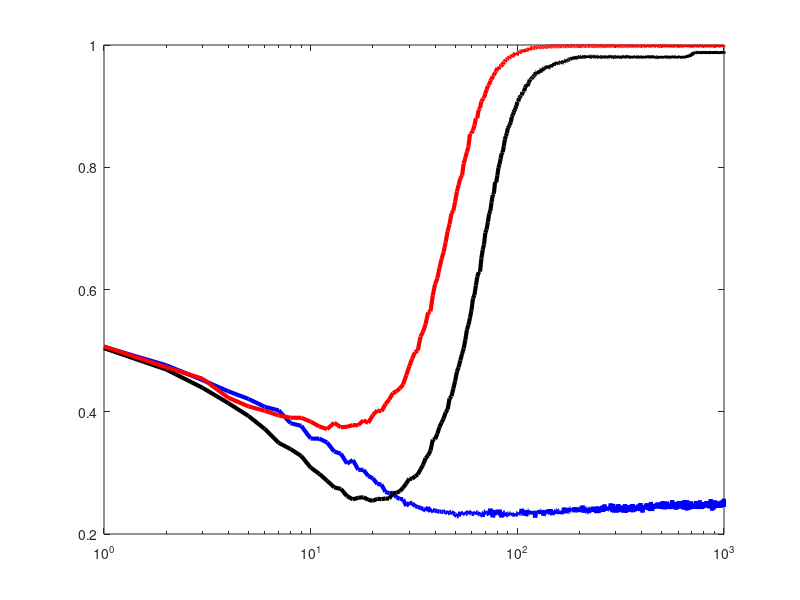

This chart was generated by the following MATLAB code: (Note: this script raises an error after producing the figure.)
% This function generates the figures that explore the effect changing the population size
% Figures are reported in section 2 of the supplementary material.


clear all
close all
clc
load ContentOfGOssip_populationSize.mat

commstypes=['riz';'rep';'all';'onc'];
gossiptarget=['ri';'rp';'su';'hr';'si';'rj'];
gossippartnertypes=['ra';'pr';'ri';'pi'];

commstypes_num=[0 1 2 3];
gossiptarget_num=[0 1 2 3 4 5];
gossippartnertypes_num=[0 1 2 3];
% introduce fist simulation without gossip

cooperation_levels_mean=squeeze(mean(prop_coop,3)); % I average on simulations
cooperation_levels_std=squeeze(std(prop_coop,0,3)); % note here i compute the std across simulation
time=[1:tmax];



numfig=1;
for j=1:5       
        figure(numfig)
        semilogx(time,squeeze(cooperation_levels_mean(1,j,:)),'b','Linewidth',3); %,cooperation_levels_std(1,:)
        hold on
        semilogx(time,squeeze(cooperation_levels_mean(2,j,:)),'k','Linewidth',3); % ,cooperation_levels_std(2,:)
        hold on
        semilogx(time,squeeze(cooperation_levels_mean(3,j,:)),'r','Linewidth',3); %,cooperation_levels_std(3,:)
        hold on
        ax = gca; % current axes
        ax.FontSize = 14;
        title({'Average cooperation level for'; 'different contents of gossip'; ['Population size: ' num2str(round(NN(j)))]},'FontSize',20);
        ylabel('Proportion of Cooperation','FontSize',20);
        xlabel('Time','FontSize',20);
        legend('no gossip','Pass R_{zi} and c_z','Pass only C_z','location','northwest');
        name_file=['Temporal_Fig1_populationsize_' num2str(round(NN(j)))];
        saveas(numfig,name_file,'png')
        
        numfig=numfig+1;
        figure(numfig)
        subplot(1,3,1)
        histogram(prop_coop(1,j,:,1000));
        ax = gca;
        ax.FontSize = 14;
        ylabel('Cooperation','FontSize',16)
        xlabel('No Gossip','FontSize',16);
        hold on
        subplot(1,3,2)
        histogram(prop_coop(2,j,:,1000));
        ax = gca;
        ax.FontSize = 14;
        xlabel('Pass R_{zi} and c_z','FontSize',16);
        hold on
        subplot(1,3,3)
        histogram(prop_coop(3,j,:,1000));
        ax = gca;
        ax.FontSize = 14;
        xlabel('Pass only C_z','FontSize',16)
        sgtitle({'Distribution of cooperation levels at t_{max}'; ['Population size: ' num2str(round(NN(j)))]}, 'FontSize',20)
        name_file=['Outcome_Fig2_populationsize_' num2str(round(NN(j)))];
        saveas(numfig,name_file,'png')
        
        numfig=numfig+1; 
        close all
end





%-----------------------------------------------
% 
clear all
close all
load OutDatedInfoVsAmountGossip_populationsize.mat

average_cooperation=mean(prop_coop,3);
std_cooperation=std(prop_coop,0,3);

timestheinteractions=[1 2 5 10 30 50]; % how many times the social interactiosn there is gossip?



 for i=1:60
     type_comunication(i,:)
     if type_comunication(i,:)=='riz'
         type_comunication_num(i)=0;
     elseif type_comunication(i,:)=='rep'
         type_comunication_num(i)=1;
     elseif type_comunication(i,:)=='all'
         type_comunication_num(i)=2;
     else %type_comunication=='onc';
         type_comunication_num(i)=3;
     end
     type_comunication_num(i)
     clc
 end
% 
 cooperation_levels_mean=squeeze(mean(prop_coop,2)); % I average on simulations
 cooperation_levels_std=squeeze(std(prop_coop,0,2)); % note here i compute the std across simulation
 
% 
 numfig=1;
 for i=1:length(NN_vct) % count deltas    
         index_to_print=find(NN==NN_vct(i)); % select current Delta
         gc2=find(type_comunication_num==2); % select  type of comm 2
         gc3=find(type_comunication_num==3); % select  type of comm 3
         index_to_print2=intersect(index_to_print,gc2);
         index_to_print3=intersect(index_to_print,gc3);
         
         
         coop_to_print2=cooperation_levels_mean(index_to_print2);
         coop_to_print3=cooperation_levels_mean(index_to_print3);
         stdcoop_to_print2=cooperation_levels_std(index_to_print2);
         stdcoop_to_print3=cooperation_levels_std(index_to_print3);
         
         
         figure(numfig)
         errorbar(timestheinteractions,coop_to_print2,stdcoop_to_print2,'ko-','LineWidth',3); %,cooperation_levels_std(1,:)
         hold on
         errorbar(timestheinteractions,coop_to_print3,stdcoop_to_print2,'bo-','LineWidth',3); %,cooperation_levels_std(3,:)
         hold on
         ax = gca; % current axes
         ax.FontSize = 14;
         ylim([0 1.01])
         legend('Pass R_{zi} and c_z - Info ages',...
             'Pass only C_z - Info ages',...
             'Location','southeast');
         title({'Average cooperation level for different'; 'contents of gossip and information characteristics'; ['Population size: ' num2str(round(NN_vct(i)))]},'FontSize',20);
         ylabel('Proportion of Cooperation','FontSize',20);
         xlabel('Relative amount of gossip','FontSize',20);
         saveas(numfig,['RelativeAmountGossip_Fig4_populationsize_' num2str(round(NN_vct(i)))],'png');
         numfig=numfig+1;
 end



close all

